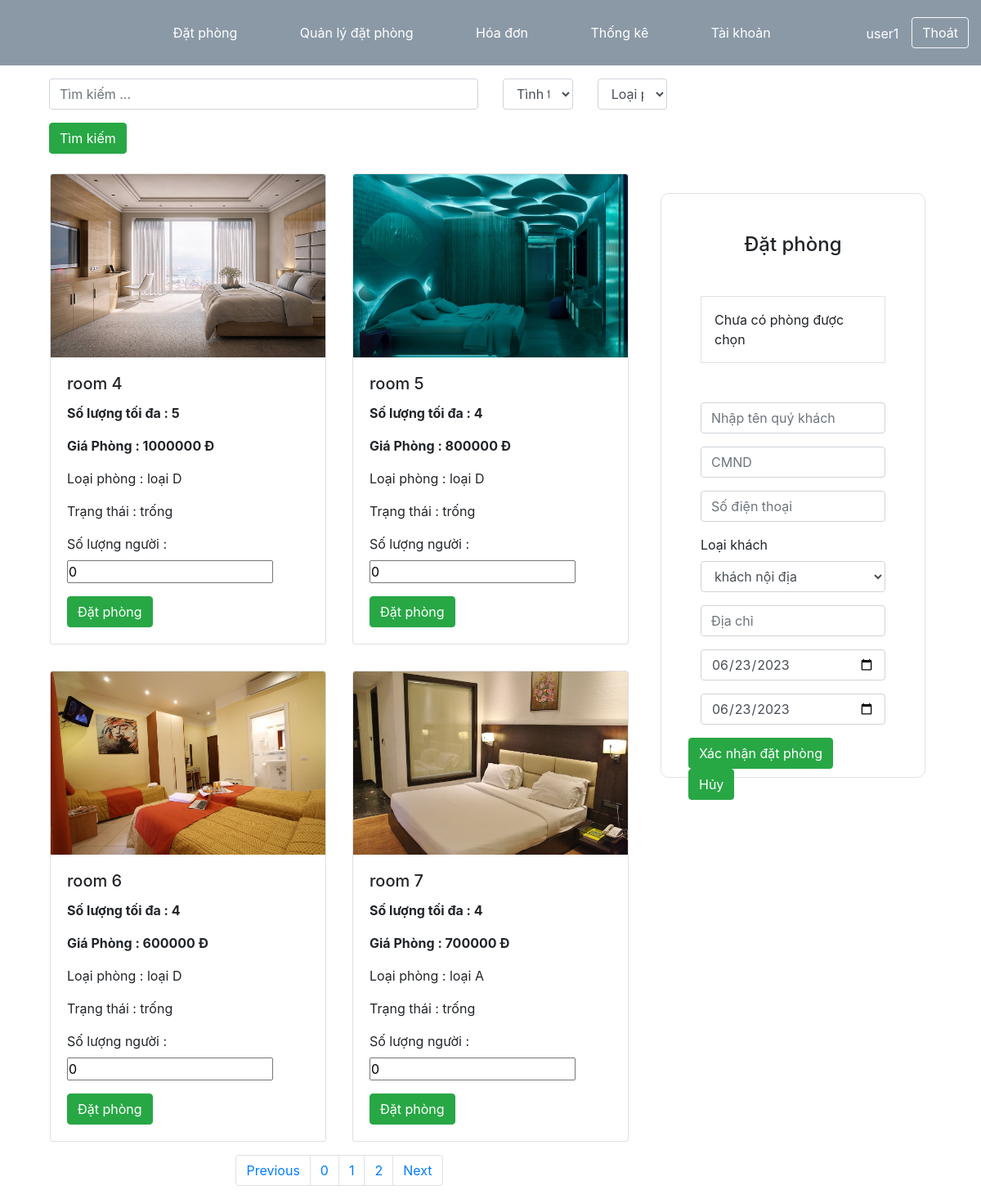
The app's page /nhanvien/index.php (signed in) with its own data.
### tables this page shows
CREATE TABLE IF NOT EXISTS `phong` (
  `phongID` int NOT NULL AUTO_INCREMENT,
  `tenphong` varchar(255) NOT NULL,
  `img` varchar(255) DEFAULT NULL,
  `giaphong` decimal(10,0) NOT NULL,
  `trangthaiID` int NOT NULL,
  `loaiphongID` int NOT NULL,
  `soluongtoida` int NOT NULL,
  `mota` varchar(550) DEFAULT NULL,
  PRIMARY KEY (`phongID`)
);

CREATE TABLE IF NOT EXISTS `loaiphong` (
  `ID` int NOT NULL AUTO_INCREMENT,
  `loaiphong` varchar(50) NOT NULL,
  PRIMARY KEY (`ID`)
);

CREATE TABLE IF NOT EXISTS `trangthai` (
  `ID` int NOT NULL AUTO_INCREMENT,
  `trangthai` varchar(255) NOT NULL,
  PRIMARY KEY (`ID`)
);

### nhanvien/datphong/XL_datphong.php (called while the page is built, shortened)
<?php
	$today = date('Y-m-d');
	$p = new phongModel();
	$tt = new trangthaiModel();
	$dstrangthai = $tt->docdanhsachtrangthai();
	$lp = new loaiphongModel();
	$dsloaiphong = $lp->docdanhsachloaiphong();
	$lkh = new loaikhachhangModel();
	$dsloaikhach = $lkh->docdanhsachloaikhach();
	$url_query = "";
	$tbdp="";
	if(isset($_SESSION['datphong'])&&!empty($_SESSION['datphong']))
	{
		$dsdp = $_SESSION['datphong'];
		$thanhtoan = 0;
		$index = 0;
		$tbdp.='<div>
					<p>Phòng đã chọn: </p>
					<div class="row p-2">';
					foreach ($dsdp as $key => $value) {
						$tbdp.='<div class="col col-md-8">'.$value['tenphong'].'('.$value['soluong'].')</div>';
						$thanhtoan+=(int)$value['giaphong'];
						$tbdp.='<div class="col col-md-4"><a href="index.php?action=datphong&huydp='.$index.'">Hủy</a>
						</div>';
						$index++;
					};
					$tbdp.='</div>
					</div>';
		$tbdp.='<b>Thanh toán/ngày : </b>'.$thanhtoan;
		$_SESSION['thanhtoan'] = $thanhtoan;
	}else{
		$tbdp = "Chưa có phòng được chọn";
	}
	$page = 0;
	if(!isset($_GET['p']))
	{
		$page = 0;
	}
	else{
		$page = $_GET['p'];
		$url_query = $url_query."&p=".$_GET['p'];
	}
	$key = "";
	$trangthaiID = 0;
	$loaiphongID = 0;
	$limit = 4;
	$count = 0;
	$dsphong = $p->phantrang($page,$key,$loaiphongID,$trangthaiID,$limit,$count);
	include('../lib/phantrang.php');
	$url = 'index.php?action=datphong'.$url_query;
	$phantrang = phantrang($count,$url,$limit);
 ?>

### models/phongModel.php (called while the page is built, shortened)
<?php
	class phongModel extends connect
	{
		public function phantrang($p,$key,$loaiphongID,$trangthaiID,$limit,&$count)
		{
			$offset = $limit*$p;
			$lptt = "";
			$sql = "select count(phongID) as count from phong where tenphong like '%$key%' $lptt;";
			$ds = $this->get_data($sql);
			$sql = "select * from phong where tenphong like '%$key%' $lptt order by trangthaiID,tenphong LIMIT $limit OFFSET $offset";
			$ds = $this->get_data($sql);
			return $ds;
		}
	}
 ?>

### models/database.php (called while the page is built, shortened)
<?php
	class connect{
		public function get_data($sql)
		{
			$conn = mysqli_connect("localhost","root","","quanlykhachsan");
			$result = mysqli_query($conn,$sql);
			$arr = mysqli_fetch_all($result,MYSQLI_ASSOC);
			return $arr;
		}
	}
 ?>

### models/loaiphongModel.php (called while the page is built, shortened)
<?php
	class loaiphongModel extends connect
	{
		public function docdanhsachloaiphong()
		{
			$sql = "select * from loaiphong";
			$dsloaiphong = $this->get_data($sql);
			return $dsloaiphong;
		}
	}
 ?>

### models/trangthaiModel.php (called while the page is built, shortened)
<?php
	class trangthaiModel extends connect
	{
		public function docdanhsachtrangthai()
		{
			$sql = "select * from trangthai";
			$dstrangthai = $this->get_data($sql);
			return $dstrangthai;
		}
	}
?>

### models/loaikhachhangModel.php (called while the page is built, shortened)
<?php
	class loaikhachhangModel extends connect
	{
		public function docdanhsachloaikhach()
		{
			$sql = "select * from loaikhachhang";
			$dsloaikh = $this->get_data($sql);
			return $dsloaikh;
		}
	}
?>

### nhanvien/datphong/load_datphong.php (the view, shortened to what this page needs)
<div style="width:90%;margin: 0 auto;">
<form action="index.php?action=datphong" method="get">
	<div class="row">
		<div class="col col-md-6">
			<input class="form-control" type="text" name="key" placeholder="Tìm kiếm ...">
		</div>
		<div class="col col-md-3">
			<div class="row">
				<div class="form-group col col-md-5">
                    <select name="trangthaiID" class="form-control">
                    	<option value="0">Tình trạng</option>
                    </select>
	             </div>
	             <div class="form-group col col-md-5">
	                    <select name="loaiphongID" class="form-control">
	                    	<option value="0">Loại phòng</option>
	                    </select>
	            </div>
			</div>
		</div>
		<div class="col col-md-4 mb-2">
			<input type="submit" class="btn btn-success" name="btn_timkiem" value="Tìm kiếm" name="">
		</div>
	</div>
</form>
<div class='row'>
	<div class="col col-md-8">
		<div class="row">
			<?php foreach ($dsphong as $key => $value): ?>
				<div class="col col-md-6 p-3">
					<form action="index.php?action=datphong<?php echo $url_query ?>" method="post">
						<div class="card" style="height: 100%;">
							<div style="width: 100%;">
								<img src="../<?php echo $value["img"] ?>" class="card-img-top" alt="...">
							</div>
						  <div class="card-body">
						    <h5 class="card-title" name="tenphong"><?php echo $value["tenphong"]; ?></h5>
						    <p class="card-text" name="soluongtoida"><b>Số lượng tối đa : <?php echo $value["soluongtoida"]; ?></b></p>
						    <p class="card-text"><b>Giá Phòng : <?php echo $value['giaphong']; ?> Đ</b></p>
						    <p class="card-text">Loại phòng : <?php foreach ($dsloaiphong as $keylp => $lp) {
						    	if($lp['ID']==$value['loaiphongID'])	echo $lp['loaiphong'];
						    } ?></p>
						    <p class="card-text">Trạng thái : <?php foreach ($dstrangthai as $keytt => $tt) {
						    	if($tt['ID']==$value['trangthaiID'])	echo $tt['trangthai'];
						    } ?></p>
						    <p><label class="form-label">Số lượng người : </label>
						    	<input type="number" name="soluong" value="0"></p>
						    <input type="submit" class="btn btn-success" name="btn_chonphong" value="Đặt phòng">
						  </div>
						</div>
					</form>
				</div>
			<?php endforeach ?>
		</div>
		<div class="text-center"><?php echo $phantrang ?></div>
	</div>
	<div class="col col-md-4 mt-3">
			<div class="p-2">
				<form class="mt-3" action="index.php?action=datphong<?php echo $url_query ?>" method="post">
					<div class="border p-5 mb-3" style="border-radius: 10px;">
						<div class="text-center mb-5">
							<h4 class="">Đặt phòng</h4>
						</div>
						<div class="border p-3">
							<?php echo $tbdp; ?>
						</div>
					<div>
				  <div class="form-group mt-5">
				    <input type="text" class="form-control" name="tenkhachhang" placeholder="Nhập tên quý khách">
				  </div>
				  <div class="form-group">
				    <input type="text" class="form-control" name="CMND" placeholder="CMND">
				  </div>
				  <div class="form-group">
				  	<input type="text" class="form-control" placeholder="Số điện thoại" name="sdt">
				  </div>
				  <div class="form-group">
				  	<label class="form-label">Loại khách</label>
                   	<select name="loaikhachID" class="form-control">
                        <?php foreach ($dsloaikhach as $keylk => $valuelk): ?>
                            <option class="form-control" value="<?php echo $valuelk["loaikhachID"] ?>"><?php echo $valuelk["loaikhach"]; ?></option>
                        <?php endforeach ?>
                    </select>
				  </div>
				  <div class="form-group">
				    <input type="text" class="form-control" name="diachi" placeholder="Địa chỉ">
				  </div>
				  <div class="form-group">
				  	<input type="date" name="ngaydatphong" class="form-control" value="<?php echo $today; ?>">
				  </div>
				  <div class="form-group">
				  	<input type="date" name="ngayketthuc" class="form-control" value="<?php echo $today; ?>">
				  </div>
				  <div class="row float-right">
				  	<input type="submit" name="btn_luu" class="btn btn-success mr-3" value="Xác nhận đặt phòng"></input>
				  	<input type="submit" class="btn btn-success mr-3" name="btn_huy" value="Hủy"></input>
				  </div>
				</form>
			</div>
		</div>
		</div>
	</div>
</div>

### css/style.css (style rules this page uses)
* { margin: 0; padding: 0; box-sizing: border-box; list-style: none; text-decoration: none; }

### records on screen
phong: img (picture), tenphong "room 4", soluongtoida "5", giaphong "1000000"
loaiphong: loaiphong "loại D"
trangthai: trangthai "trống"
phong: img (picture), tenphong "room 5", soluongtoida "4", giaphong "800000"
phong: img (picture), tenphong "room 6", soluongtoida "4", giaphong "600000"
phong: img (picture), tenphong "room 7", soluongtoida "4", giaphong "700000"
loaiphong: loaiphong "loại A"

### other values on screen
$_SESSION['user'] "user1"
$tbdp "Chưa có phòng được chọn"
form field loaikhachID "khách nội địa"
